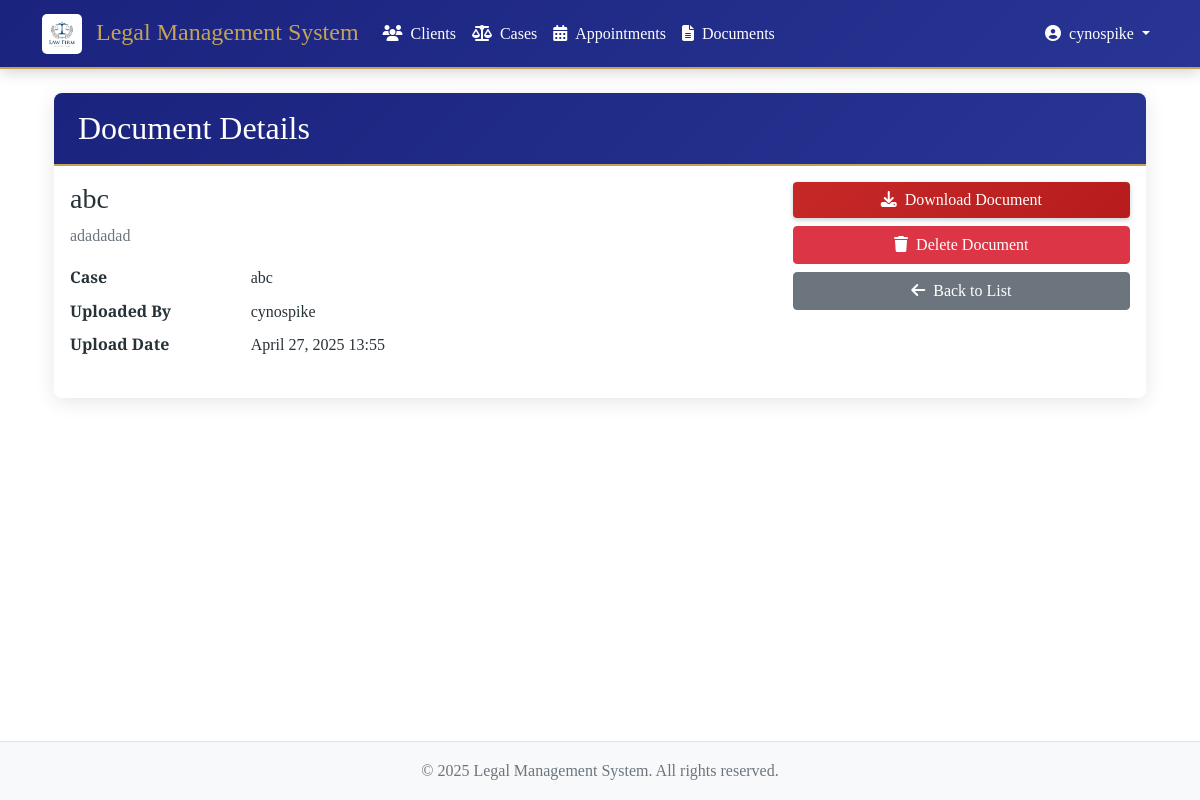
The page /documents/2/ (signed in) on the database its author committed.
### documents/models.py (models this page shows, shortened)
class Document(models.Model):
    title = models.CharField(max_length=255)
    file = models.FileField(upload_to='documents/')
    description = models.TextField(blank=True)
    uploaded_at = models.DateTimeField(auto_now_add=True)
    uploaded_by = models.ForeignKey(settings.AUTH_USER_MODEL, on_delete=models.CASCADE)
    case = models.ForeignKey(Case, on_delete=models.CASCADE, related_name='documents', null=True, blank=True)
    class Meta:
        ordering = ['-uploaded_at']

### cases/models.py (models this page shows)
class Case(models.Model):
    STATUS_CHOICES = [
        ('OPEN', 'Open'),
        ('IN_PROGRESS', 'In Progress'),
        ('CLOSED', 'Closed'),
    ]
    title = models.CharField(max_length=200)
    client = models.ForeignKey(Client, on_delete=models.CASCADE, related_name='cases')
    case_number = models.IntegerField()
    assigned_attorney = models.CharField(max_length=50)
    description = models.TextField(default=" ")
    court_name = models.CharField(max_length=50,default='District Court')
    status = models.CharField(max_length=20, choices=STATUS_CHOICES, default='OPEN')
    created_at = models.DateTimeField(auto_now_add=True)
    filing_date = models.DateField(default=datetime.date.today)
    updated_at = models.DateTimeField(auto_now=True)
    def __str__(self):
        return self.title

### documents/views.py (the view)
# urls.py: path('<int:pk>/', views.document_detail, name='document_detail'),
@login_required
def document_detail(request, pk):
    document = get_object_or_404(Document, pk=pk)
    return render(request, 'documents/document_detail.html', {'document': document})

### templates/documents/document_detail.html (shortened to what this page needs)
{% extends 'base.html' %}
{% block content %}
<div class="container mt-4">
    <div class="card">
        <div class="card-header">
            <h2 class="mb-0">Document Details</h2>
        </div>
        <div class="card-body">
            <div class="row">
                <div class="col-md-8">
                    <h3>{{ document.title }}</h3>
                    <p class="text-muted">{{ document.description }}</p>
                    <dl class="row">
                        <dt class="col-sm-3">Case</dt>
                        <dd class="col-sm-9">{% if document.case %}{{ document.case }}{% else %}N/A{% endif %}</dd>
                        <dt class="col-sm-3">Uploaded By</dt>
                        <dd class="col-sm-9">{{ document.uploaded_by.username }}</dd>
                        <dt class="col-sm-3">Upload Date</dt>
                        <dd class="col-sm-9">{{ document.uploaded_at|date:"F d, Y H:i" }}</dd>
                    </dl>
                </div>
                <div class="col-md-4">
                    <div class="d-grid gap-2">
                        <a href="{{ document.file.url }}" class="btn btn-primary" download>
                            <i class="fas fa-download me-2"></i>Download Document
                        </a>
                        <a href="{% url 'documents:document_delete' document.pk %}" class="btn btn-danger">
                            <i class="fas fa-trash me-2"></i>Delete Document
                        </a>
                        <a href="{% url 'documents:document_list' %}" class="btn btn-secondary">
                            <i class="fas fa-arrow-left me-2"></i>Back to List
                        </a>
                    </div>
                </div>
            </div>
        </div>
    </div>
</div>
{% endblock %}

### templates/base.html (shortened to what this page needs)
{% load static %}
<!DOCTYPE html>
<html lang="en">
<head>
    <link href="https://cdn.jsdelivr.net/npm/bootstrap@5.1.3/dist/css/bootstrap.min.css" rel="stylesheet">
    <link rel="stylesheet" href="https://cdnjs.cloudflare.com/ajax/libs/font-awesome/6.5.1/css/all.min.css">
    <link rel="stylesheet" href="{% static 'css/style.css' %}">
    <link rel="stylesheet" href="{% static 'css/animations.css' %}">
</head>
<body>
    <nav class="navbar navbar-expand-lg navbar-dark">
        <div class="container">
            <a class="navbar-brand" href="{% url 'dashboard' %}">
                <img src="{% static 'images/logo.png' %}" alt="Legal Management System" height="40" class="me-2">
                Legal Management System
            </a>
            {% if user.is_authenticated %}
            <div class="collapse navbar-collapse" id="navbarNav">
                <ul class="navbar-nav me-auto">
                    <li class="nav-item">
                        <a class="nav-link" href="{% url 'clients:client_list' %}">
                            <i class="fas fa-users me-2"></i>Clients
                        </a>
                    </li>
                    <li class="nav-item">
                        <a class="nav-link" href="{% url 'cases:case_list' %}">
                            <i class="fas fa-balance-scale me-2"></i>Cases
                        </a>
                    </li>
                    <li class="nav-item">
                        <a class="nav-link" href="{% url 'appointments:appointment_list' %}">
                            <i class="fas fa-calendar-alt me-2"></i>Appointments
                        </a>
                    </li>
                    <li class="nav-item">
                        <a class="nav-link" href="{% url 'documents:document_list' %}">
                            <i class="fas fa-file-alt me-2"></i>Documents
                        </a>
                    </li>
                </ul>
                <div class="navbar-nav">
                    <div class="nav-item dropdown">
                        <a class="nav-link dropdown-toggle" href="#" id="userDropdown" role="button" data-bs-toggle="dropdown">
                            <i class="fas fa-user-circle me-2"></i>{{ user.username }}
                        </a>
                    </div>
                </div>
            </div>
            {% endif %}
        </div>
    </nav>
    <div class="content-wrapper">
        <div class="container mt-4">
            {% block content %}
            {% endblock %}
        </div>
    </div>
    <footer class="footer py-3 bg-light">
        <div class="container text-center">
            <span class="text-muted">© {% now "Y" %} Legal Management System. All rights reserved.</span>
        </div>
    </footer>
</body>
</html>

### static/css/style.css (style rules this page uses)
:root { --primary-color: #1a237e; --secondary-color: #283593; --accent-color: #c62828; --text-color: #263238; --light-bg: #f5f5f5; --gold-accent: #c4a454; }
body { font-family: 'Crimson Text', serif; color: var(--text-color); line-height: 1.6; min-height: 100vh; display: flex; flex-direction: column; margin: 0; }
.content-wrapper { flex: 1 0 auto; padding-bottom: 60px; }
.footer { flex-shrink: 0; background-color: var(--light-bg); position: fixed; bottom: 0; width: 100%; z-index: 100; border-top: 1px solid rgba(0, 0, 0, 0.1); }
.content-wrapper::before { content: ''; position: absolute; top: 0; left: 0; right: 0; bottom: 0; background-color: rgba(255, 255, 255, 0.85); z-index: -1; }
.navbar { margin-bottom: 0; }
.footer { margin-top: auto; background-color: var(--light-bg); }
.card { background-color: rgba(255, 255, 255, 0.9); backdrop-filter: blur(5px); }
.navbar { background: linear-gradient(135deg, rgba(26, 35, 126, 0.95), rgba(40, 53, 147, 0.95)) !important; }
.navbar { background: linear-gradient(135deg, var(--primary-color), var(--secondary-color)) !important; box-shadow: 0 2px 15px rgba(0,0,0,0.2); border-bottom: 2px solid var(--gold-accent); }
.navbar-brand { font-family: 'Cormorant Garamond', serif; font-size: 1.5rem; color: var(--gold-accent) !important; }
.nav-link { color: #fff !important; font-weight: 500; transition: color 0.3s ease; }
.card { border: none; box-shadow: 0 4px 20px rgba(0,0,0,0.1); background: rgba(255, 255, 255, 0.97); border-radius: 8px; overflow: hidden; }
.card-header { background: linear-gradient(135deg, var(--primary-color), var(--secondary-color)); color: white; border-bottom: 2px solid var(--gold-accent); padding: 1rem 1.5rem; }
.card-header h2, .card-header h3 { font-family: 'Cormorant Garamond', serif; margin: 0; }
.btn-primary { background: linear-gradient(135deg, var(--accent-color), #b71c1c); border: none; box-shadow: 0 2px 5px rgba(0,0,0,0.2); transition: all 0.3s ease; }
.navbar-brand img { border-radius: 5px; object-fit: contain; height: 40px; width: auto; transition: transform 0.3s ease; }

### rows shown on the page
Document: title "abc", description "adadadad", case "abc", uploaded_by.username "cynospike", uploaded_at "April 27, 2025 13:55"

### other values the page prints
{{ user.username }} "cynospike"
